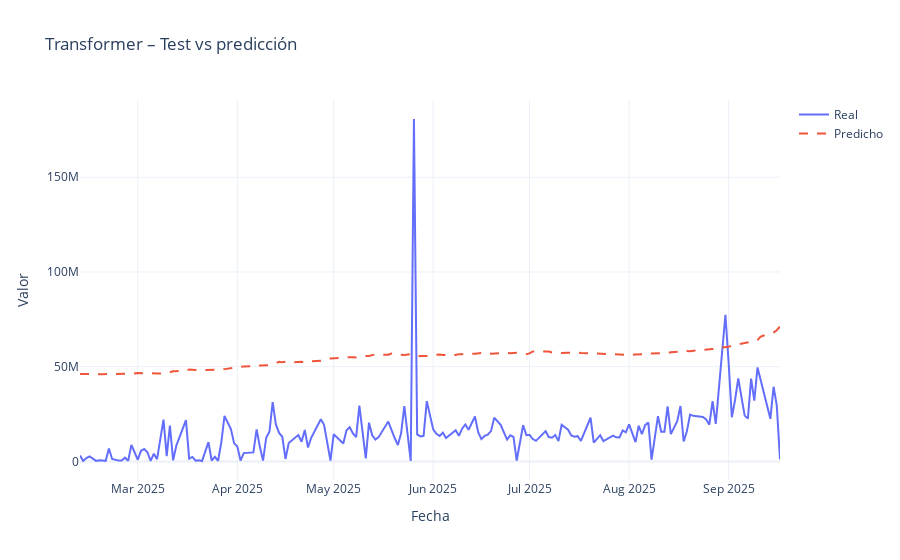

The notebook cell saved with this chart:
### Markdown cell above
## 13. Evaluación Transformer

### Code cell
# Predicciones en ESCALA ESCALADA
y_test_pred_tf_scaled = model_tf.predict(X_test_tf).reshape(-1)
y_test_true_scaled    = y_test.reshape(-1)

# Volver a escala original
y_test_true_tf = scaler.inverse_transform(
    y_test_true_scaled.reshape(-1, 1)
).reshape(-1)

y_test_pred_tf = scaler.inverse_transform(
    y_test_pred_tf_scaled.reshape(-1, 1)
).reshape(-1)

metrics_tf = regression_metrics(y_test_true_tf, y_test_pred_tf)
print("Transformer – métricas test:", metrics_tf)

fig = plot_history_vs_pred(
    test_dates,
    y_test_true_tf,
    y_test_pred_tf,
    title="Transformer – Test vs predicción",
)
fig.show()

### Figure 1 — Plotly figure (JSON) as saved in the notebook; plotly's stock layout.template omitted (floating-point values rounded to 4 significant figures; data arrays with more than 128 entries replaced by an {"elided": "..."} marker saying what was removed)
{"data": [{"mode": "lines", "name": "Real", "type": "scatter", "x": {"elided": "176 str values"}, "y": {"elided": "176 float values"}}, {"line": {"dash": "dash"}, "mode": "lines", "name": "Predicho", "type": "scatter", "x": {"elided": "176 str values"}, "y": {"elided": "176 float values"}}], "layout": {"title": {"text": "Transformer – Test vs predicción"}, "xaxis": {"title": {"text": "Fecha"}}, "yaxis": {"title": {"text": "Valor"}}}}
